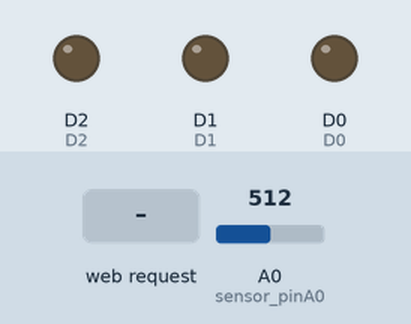
Bench run of a sketch on a simulated ESP8266 (NodeMCU). On the bench: output pins drawn as LEDs (lit = HIGH). The inputs (shaded band) are chosen by the test bench; at power-on: A0 (sensor_pinA0) = 512. WiFi joins after 1.5 s; servers stay silent unless stated; uploads are accepted with an empty reply; pins used as bus, display or sensor lines are not drawn; what the sketch prints to the serial monitor is not drawn.

Above: at 2.9 s.
3.0 s: HTTP request GET /sendData received
At 6.1 s:
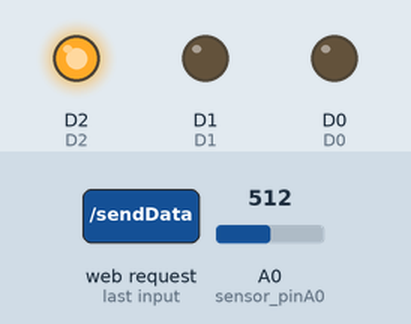
At 7.6 s:
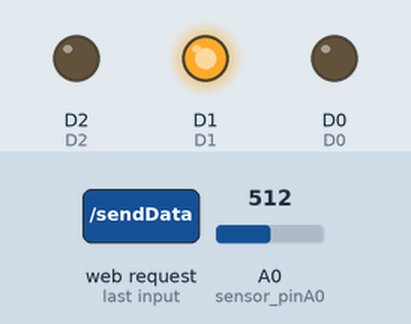
Timing chart, 0 to 20.5 s (numbered marks = the images above; inputs shaded):
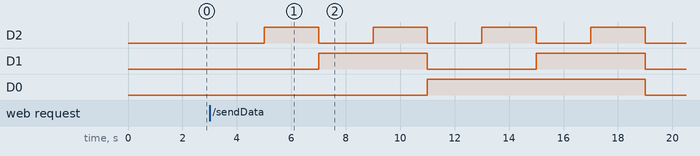

The sketch:

decoderTest.ino
```cpp
#include <ArduinoJson.h>
#include <WiFiClient.h>
#include <ESP8266HTTPClient.h>
#include <dht.h>
#include <Arduino_JSON.h>
#include <ESP8266WiFi.h>

// Library
#include <ESP8266WebServer.h>

#define WIFI_SSID "Alonso7"
#define WIFI_PASSWORD "rayados10"

String serverName = "http://25eb02c0a521ce.lhrtunnel.link";

#define D0 16 // A selection
#define D1 5  // B selection
#define D2 4  // C selection
//#define D3 0  // (Nothing yet)
#define D4 2  // Powers DHT-11
#define D6 12 // Powers FC-28 (9th sensor)
#define D5 14 // Power decoder
#define D7 13 // DHT-11 recieving data

float dataStorage[11];
int hold;
int output_value0;
int sensor_pinA0 = A0;

ESP8266WebServer server(80);

dht DHT0;

void setup() {
  // put your setup code here, to run once:
  Serial.begin(9600);

  // connect to wifi.
  WiFi.begin(WIFI_SSID, WIFI_PASSWORD);
  Serial.print("connecting");
  while (WiFi.status() != WL_CONNECTED) {
    Serial.print(".");
    delay(500);
  }
  Serial.println();
  Serial.print("connected: ");
  Serial.println(WiFi.localIP());

  String setIpEndpoint = serverName + "/set_ip";

  WiFiClient client;
  HTTPClient http;

  http.begin(client, setIpEndpoint);
  http.addHeader("Content-Type", "application/json");

  StaticJsonDocument<200> doc;
  doc["ip"] = WiFi.localIP();

  String sendIP;
  serializeJson(doc, sendIP);
  int responseCode = http.POST(String(sendIP));
  Serial.print("Response Code to Send IP: ");
  Serial.println(responseCode);

  http.end();

  pinMode(D0, OUTPUT); // LSB (Powers FC-28 #1-8)
  pinMode(D1, OUTPUT); // (Powers FC-28 #1-8)
  pinMode(D2, OUTPUT); // MSB (Powers FC-28 #1-8)
  pinMode(D4, OUTPUT); // Powers DHT11
  pinMode(D5, OUTPUT); // Powers DECODER
  pinMode(D6, OUTPUT); // Powers FC-28
  //pinMode(D7, INPUT);  // Input data for DHT11

  server.on("/sendData", sensorLoop);

  server.begin();

}

void printStorage(float arr[]) {
  for (int ndex = 0; ndex < 11; ndex++) {
    Serial.print(arr[ndex]);
    Serial.print(" ");
  }
}

// function to send non-dht via api
void dataToServer() {
  Serial.println("Sending data to Server");
  if (WiFi.status() == WL_CONNECTED) {
    WiFiClient client;
    HTTPClient http;

    String dht_endpoint = serverName + "/other_sensors/add";

    http.begin(client, dht_endpoint);
    http.addHeader("Content-Type", "application/json");

    StaticJsonDocument<200> doc; // to create json obj
    StaticJsonDocument<200> second_doc; // to create json obj

    for (int i = 0; i < 11; i++) {
      if (i == 0) {
        doc["sensor_1"] = dataStorage[i];
      }
      else if (i == 1) {
        doc["sensor_2"] = dataStorage[i];
      }
      else if (i == 2) {
        doc["sensor_3"] = dataStorage[i];
      }
      else if (i == 3) {
        doc["sensor_4"] = dataStorage[i];
      }
      else if (i == 4) {
        doc["sensor_5"] = dataStorage[i];
      }
      else if (i == 5) {
        doc["sensor_6"] = dataStorage[i];
      }
      else if (i == 6) {
        doc["sensor_7"] = dataStorage[i];
      }
      else if (i == 7) {
        doc["sensor_8"] = dataStorage[i];
      }
      else if (i == 8) {
        doc["sensor_9"] = dataStorage[i];
      }
      else if (i == 9) {
        second_doc["temperature"] = dataStorage[i];
      }
      else if (i == 10) {
        second_doc["humidity"] = dataStorage[i];
      }
    }
    // result of doc should be this
    /*
    {
      "sensor_1" : value,
      "sensor_2" : value,
      "sensor_3" : value,
      "sensor_4" : value,
      "sensor_5" : value,
      "sensor_6" : value,
      "sensor_7" : value,
      "sensor_8" : value,
      "sensor_9" : value,
      "temperature" : value,
      "humidity" : value
    }
    */

    // char json_string[100];
    // root.prettyPrintTo(json_string, sizeof(json_string));
    String jsonOutput;
    serializeJson(doc, jsonOutput);
    int httpResponseCode = http.POST(String(jsonOutput));
    Serial.print("Response Code: ");
    Serial.println(httpResponseCode);

    http.end();

    // WiFiClient client;
    // HTTPClient http;

    String fc28_endpoint = serverName + "/sensor_1";

    http.begin(client, fc28_endpoint);
    http.addHeader("Content-Type", "application/json");

    String secondJsonOutput;
    serializeJson(second_doc, secondJsonOutput);
    int secondHttpResponseCode = http.POST(String(secondJsonOutput));
    Serial.print("Response Code 2: ");
    Serial.println(secondHttpResponseCode);

    http.end();

    server.send(200, "text/plain", "Successful");
  }
  else {
    Serial.println("Not connected");
    server.send(400, "text/plain", "Not Connected");
  }
}

void sensorLoop() {
  digitalWrite(D5, HIGH); //............................................Turns on the decoder and all of the 8 sensors.
  for (int i = 0; i < 8; i++) {
    digitalWrite(D0, LOW);
    digitalWrite(D1, LOW);
    digitalWrite(D2, LOW);

    int bitArray[3] = {0, 0, 0};

    hold = i;
    int j = 0;
    while (hold > 0) {
      bitArray[j] = hold % 2;
      hold = hold / 2;
      j++;
    }

    if (bitArray[2] == 1) {
      digitalWrite(D0, HIGH);
    }
    else {
      digitalWrite(D0, LOW);
    }
    if (bitArray[1] == 1) {
      digitalWrite(D1, HIGH);
    }
    else {
      digitalWrite(D1, LOW);
    }
    if (bitArray[0] == 1) {
      digitalWrite(D2, HIGH);
    }
    else {
      digitalWrite(D2, LOW);
    }

    for (int index = 2; index >= 0; index--) {
      Serial.print(bitArray[index]);
    }

    output_value0 = analogRead(sensor_pinA0);
    output_value0 = map(output_value0, 550, 0, 0, 100);
    dataStorage[i] = output_value0;
    Serial.println();
    printStorage(dataStorage);
    Serial.println();
    Serial.println();

    delay(2000);
  }
  digitalWrite(D0, LOW); //.............................................MAYBE: Set the decoder values to 000
  digitalWrite(D1, LOW); //.............................................MAYBE: Set the decoder values to 000
  digitalWrite(D2, LOW); //.............................................MAYBE: Set the decoder values to 000
  digitalWrite(D5, LOW); //.............................................Turns off the sensor that powers the decoder and all 8 sensors.


  //**************************************Sensor 9 (FC-28)**************************************************************
  digitalWrite(D6, HIGH); //............................................Turns on FC-28 Sensor
  delay(100);
  output_value0 = analogRead(sensor_pinA0); //..........................Reads the value from FC-28 as an analog value
  output_value0 = map(output_value0, 550, 0, 0, 100); //................Converts into readable values
  dataStorage[8] = output_value0; //....................................Stores the value grabbed from sensor into array to send to database.
  Serial.println();
  printStorage(dataStorage); //.........................................Prints the value in element 9 in array for FC-28 (prints all array, too)
  Serial.println();
  Serial.println();
  delay(2000); //.......................................................2 second DELAY
  digitalWrite(D6, LOW); //.............................................Turns off sensor FC-28


  //**************************************Sensor 10 (DHT11)*************************************************************
  digitalWrite(D4, HIGH); //............................................Turns on DHT11 Sensor
  delay(100);
  DHT0.read11(D7); //...................................................Reads data from DHT11 sensor.
  Serial.print(DHT0.temperature); //....................................TEST: To see if temperature was grabbed from sensor.

  dataStorage[9] = DHT0.temperature; //.................................Stores the temperature value into element 10 in array for DHT11
  Serial.println();
  printStorage(dataStorage); //.........................................Prints the value in element 10 in array for DHT11. ONLY Temperature was stored. (prints all array, too)
  Serial.println();
  Serial.println();
  delay(2000); //.......................................................2 Second DELAY

  //....................................................................Sensor 10 (DHT-11 for humidity read)
  dataStorage[10] = DHT0.humidity; //...................................Stores the humidity value into element 11 in array for DHT11
  Serial.println();
  printStorage(dataStorage); //.........................................Prints the value in element 11 in array for DHT11. ONLY humidity was stored. (prints all array, too
  Serial.println();
  Serial.println();
  delay(2000); //.......................................................2 second DELAY
  digitalWrite(D4, LOW); //.............................................Turns off DHT11 sensor

  dataToServer();
}


void loop()
{
  // put your main code here, to run repeatedly:
  digitalWrite(D0, LOW); //.............................................Default Decoder values
  digitalWrite(D1, LOW); //.............................................Default Decoder values
  digitalWrite(D2, LOW); //.............................................Default Decoder values
  digitalWrite(D4, LOW); //.............................................Default power DHT
  digitalWrite(D5, LOW); //.............................................Default power DECODER
  digitalWrite(D6, LOW); //.............................................Default power FC-28

  //sensorLoop();
  server.handleClient();
  //dataToServer();
  //delay(5000);
  /*Serial.println();
  Serial.println();
  Serial.println();
  Serial.println();
  Serial.println();
  Serial.println();
  Serial.println();
  Serial.println();
  Serial.println();
  Serial.println();
  Serial.println();
  Serial.println();*/
}
```

Measured:
- after the input at 3.0 s, D2: alternates HIGH for 2.0 s and LOW for 2.0 s, starting after 2.0 s; D1: alternates HIGH for 4.0 s and LOW for 4.0 s, starting after 4.0 s; D0: LOW → HIGH after 8.0 s, → LOW 8.0 s later
